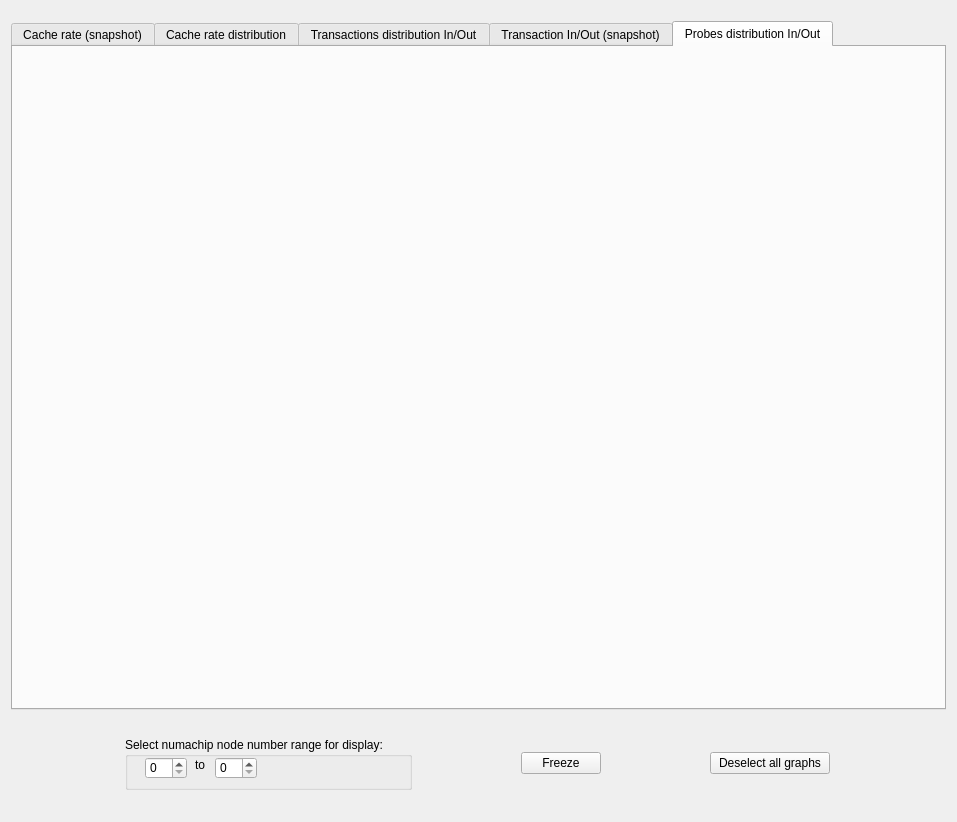
<?xml version="1.0" encoding="UTF-8"?>
<ui version="4.0">
 <class>NumaChipStatsClass</class>
 <widget class="QMainWindow" name="NumaChipStatsClass">
  <property name="geometry">
   <rect>
    <x>0</x>
    <y>0</y>
    <width>957</width>
    <height>822</height>
   </rect>
  </property>
  <property name="minimumSize">
   <size>
    <width>100</width>
    <height>160</height>
   </size>
  </property>
  <property name="windowTitle">
   <string>NumaChipStats</string>
  </property>
  <widget class="QWidget" name="centralWidget">
   <layout class="QVBoxLayout" name="verticalLayout_2">
    <item>
     <layout class="QVBoxLayout" name="verticalLayout">
      <item>
       <spacer name="verticalSpacer_2">
        <property name="orientation">
         <enum>Qt::Vertical</enum>
        </property>
        <property name="sizeType">
         <enum>QSizePolicy::Fixed</enum>
        </property>
        <property name="sizeHint" stdset="0">
         <size>
          <width>20</width>
          <height>10</height>
         </size>
        </property>
       </spacer>
      </item>
      <item>
       <widget class="QTabWidget" name="tabWidget">
        <property name="sizePolicy">
         <sizepolicy hsizetype="Preferred" vsizetype="Expanding">
          <horstretch>0</horstretch>
          <verstretch>0</verstretch>
         </sizepolicy>
        </property>
        <property name="toolTip">
         <string>&lt;html&gt;&lt;head/&gt;&lt;body&gt;&lt;p&gt;&lt;span style=&quot; font-size:12pt; color:#000000;&quot;&gt;This GUI monitors performance characteristics for the all the NumaChips in the NumaConnect Single Image Cluster. Hold the mouse over each tab for more information.&lt;/span&gt;&lt;/p&gt;&lt;/body&gt;&lt;/html&gt;</string>
        </property>
        <property name="currentIndex">
         <number>4</number>
        </property>
        <property name="movable">
         <bool>true</bool>
        </property>
        <widget class="QWidget" name="tab5">
         <attribute name="title">
          <string>Cache rate (snapshot)</string>
         </attribute>
         <attribute name="toolTip">
          <string>&lt;html&gt;&lt;head/&gt;&lt;body&gt;&lt;p&gt;&lt;span style=&quot; font-size:12pt; color:#000000;&quot;&gt;The tab shows a graph displaying cache hitrate (%) pr.second over time. The number of accesses to the cache per update is displayed in the legend text for each remote cache. The graph monitors the cache hit ratio for all remote caches (L4 NumaConnect type caches) in the NumaConnect Single Image Cluster.&lt;/span&gt;&lt;/p&gt;&lt;/body&gt;&lt;/html&gt;</string>
         </attribute>
         <layout class="QVBoxLayout" name="verticalLayout_7">
          <item>
           <layout class="QVBoxLayout" name="tab5layout"/>
          </item>
         </layout>
        </widget>
        <widget class="QWidget" name="tab1">
         <attribute name="title">
          <string>Cache rate distribution</string>
         </attribute>
         <attribute name="toolTip">
          <string>&lt;html&gt;&lt;head/&gt;&lt;body&gt;&lt;p&gt;&lt;span style=&quot; font-size:12pt; color:#000000;&quot;&gt;This tab shows a histogram displaying a cache hitrate (%) snapshot (shown in blue color) on top of an average (shown in red) cache hitrate over time (red over blue gives purple). The number of accesses to the cache per update is displayed in the legend text for each remote cache. The histogram monitors the cache hit ratio for all remote caches (L4 NumaConnect type caches) in the NumaConnect Single Image Cluster.&lt;/span&gt;&lt;/p&gt;&lt;/body&gt;&lt;/html&gt;</string>
         </attribute>
         <layout class="QVBoxLayout" name="verticalLayout_4">
          <item>
           <layout class="QVBoxLayout" name="tab1layout"/>
          </item>
         </layout>
        </widget>
        <widget class="QWidget" name="tab2">
         <attribute name="title">
          <string>Transactions distribution In/Out</string>
         </attribute>
         <attribute name="toolTip">
          <string>&lt;html&gt;&lt;head/&gt;&lt;body&gt;&lt;p&gt;&lt;span style=&quot; font-size:12pt;&quot;&gt;This tab shows a histogram displaying all Incoming &lt;/span&gt;&lt;span style=&quot; font-size:12pt; color:#000000;&quot;&gt;(shown in blue color)&lt;/span&gt;&lt;span style=&quot; font-size:12pt;&quot;&gt; non-posted HT-Request and Outgoing&lt;/span&gt;&lt;span style=&quot; font-size:12pt; color:#000000;&quot;&gt;(shown in&lt;/span&gt;&lt;span style=&quot; font-size:12pt;&quot;&gt; red color) non-posted HT-Request &lt;/span&gt;&lt;span style=&quot; font-size:12pt; color:#000000;&quot;&gt;(red over blue gives purple)&lt;/span&gt;&lt;span style=&quot; font-size:12pt;&quot;&gt; to the NumaChip (Cave). The non-posted HT-Requests gives an impression of the amount of actual hyper transport traffic in and out of each NumaChip. The histogram shows the total accumulated number of non-posted HT-Request for each NumaChip in the NumaConnect Single Image Cluster.&lt;/span&gt;&lt;/p&gt;&lt;/body&gt;&lt;/html&gt;</string>
         </attribute>
         <layout class="QVBoxLayout" name="verticalLayout_6">
          <item>
           <layout class="QVBoxLayout" name="tab2layout"/>
          </item>
         </layout>
        </widget>
        <widget class="QWidget" name="tab">
         <attribute name="title">
          <string>Transaction In/Out (snapshot)</string>
         </attribute>
         <attribute name="toolTip">
          <string>&lt;html&gt;&lt;head/&gt;&lt;body&gt;&lt;p&gt;&lt;span style=&quot; font-size:12pt;&quot;&gt;This tab shows a histogram displaying all Incoming non-posted HT-Request and Outgoing non-posted HT-Request to the NumaChip (Cave). The non-posted HT-Requests gives an impression of the amount of actual hyper transport traffic in and out of each NumaChip. The histogram shows a snapshot of the total accumulated number of non-posted HT-Request pr.second for each NumaChip in the NumaConnect Single Image Cluster.&lt;/span&gt;&lt;/p&gt;&lt;/body&gt;&lt;/html&gt;</string>
         </attribute>
         <layout class="QVBoxLayout" name="verticalLayout_5">
          <item>
           <layout class="QVBoxLayout" name="tablayout"/>
          </item>
         </layout>
        </widget>
        <widget class="QWidget" name="tab_2">
         <attribute name="title">
          <string>Probes distribution In/Out</string>
         </attribute>
         <attribute name="toolTip">
          <string>&lt;html&gt;&lt;head/&gt;&lt;body&gt;&lt;p&gt;&lt;span style=&quot; font-size:12pt;&quot;&gt;This tab shows a histogram displaying all Incoming (shown in red color) HT-Probe and Outgoing (shown in blue color) HT-Probe &lt;/span&gt;&lt;span style=&quot; font-size:12pt; color:#000000;&quot;&gt;(red over blue gives purple) &lt;/span&gt;&lt;span style=&quot; font-size:12pt;&quot;&gt;to the NumaChip (Cave). The coherent hyper transport probes are necessary for maintaining the caches (L1, L2, L3 and L4). The histogram shows the total accumulated number of HT-Probes for each NumaChip in the NumaConnect Single Image Cluster.&lt;/span&gt;&lt;/p&gt;&lt;/body&gt;&lt;/html&gt;</string>
         </attribute>
         <layout class="QVBoxLayout" name="verticalLayout_15">
          <item>
           <layout class="QVBoxLayout" name="probeLayout"/>
          </item>
         </layout>
        </widget>
       </widget>
      </item>
      <item>
       <spacer name="verticalSpacer_3">
        <property name="orientation">
         <enum>Qt::Vertical</enum>
        </property>
        <property name="sizeType">
         <enum>QSizePolicy::Fixed</enum>
        </property>
        <property name="sizeHint" stdset="0">
         <size>
          <width>20</width>
          <height>10</height>
         </size>
        </property>
       </spacer>
      </item>
      <item>
       <widget class="QWidget" name="widget" native="true">
        <property name="enabled">
         <bool>true</bool>
        </property>
        <property name="sizePolicy">
         <sizepolicy hsizetype="Preferred" vsizetype="Preferred">
          <horstretch>0</horstretch>
          <verstretch>0</verstretch>
         </sizepolicy>
        </property>
        <property name="minimumSize">
         <size>
          <width>0</width>
          <height>75</height>
         </size>
        </property>
        <layout class="QHBoxLayout" name="horizontalLayout_2">
         <item>
          <widget class="QGroupBox" name="groupBox">
           <property name="sizePolicy">
            <sizepolicy hsizetype="Fixed" vsizetype="Preferred">
             <horstretch>0</horstretch>
             <verstretch>0</verstretch>
            </sizepolicy>
           </property>
           <property name="title">
            <string>Select numachip node number range for display:</string>
           </property>
           <widget class="QSpinBox" name="spinBox">
            <property name="geometry">
             <rect>
              <x>20</x>
              <y>20</y>
              <width>42</width>
              <height>22</height>
             </rect>
            </property>
            <property name="maximum">
             <number>4096</number>
            </property>
           </widget>
           <widget class="QLabel" name="label">
            <property name="geometry">
             <rect>
              <x>70</x>
              <y>20</y>
              <width>16</width>
              <height>16</height>
             </rect>
            </property>
            <property name="text">
             <string>to</string>
            </property>
           </widget>
           <widget class="QSpinBox" name="spinBox_2">
            <property name="geometry">
             <rect>
              <x>90</x>
              <y>20</y>
              <width>42</width>
              <height>22</height>
             </rect>
            </property>
            <property name="maximum">
             <number>4096</number>
            </property>
           </widget>
          </widget>
         </item>
         <item>
          <layout class="QHBoxLayout" name="horizontalLayout">
           <item>
            <widget class="QPushButton" name="pushButton">
             <property name="enabled">
              <bool>true</bool>
             </property>
             <property name="maximumSize">
              <size>
               <width>80</width>
               <height>16777215</height>
              </size>
             </property>
             <property name="text">
              <string>Freeze</string>
             </property>
             <property name="checkable">
              <bool>false</bool>
             </property>
            </widget>
           </item>
          </layout>
         </item>
         <item>
          <widget class="QPushButton" name="pushButton_2">
           <property name="sizePolicy">
            <sizepolicy hsizetype="Minimum" vsizetype="Fixed">
             <horstretch>0</horstretch>
             <verstretch>0</verstretch>
            </sizepolicy>
           </property>
           <property name="maximumSize">
            <size>
             <width>120</width>
             <height>16777215</height>
            </size>
           </property>
           <property name="text">
            <string>Deselect all graphs</string>
           </property>
          </widget>
         </item>
        </layout>
       </widget>
      </item>
      <item>
       <spacer name="verticalSpacer">
        <property name="orientation">
         <enum>Qt::Vertical</enum>
        </property>
        <property name="sizeType">
         <enum>QSizePolicy::Fixed</enum>
        </property>
        <property name="sizeHint" stdset="0">
         <size>
          <width>20</width>
          <height>10</height>
         </size>
        </property>
       </spacer>
      </item>
     </layout>
    </item>
   </layout>
  </widget>
 </widget>
 <layoutdefault spacing="6" margin="11"/>
 <resources/>
 <connections/>
</ui>
